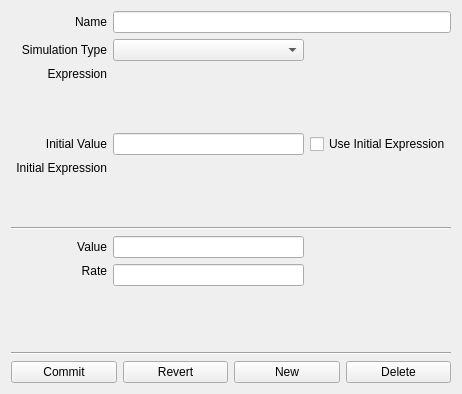
<ui version="4.0" >
<comment> Begin CVS Header </comment>
<comment>   $Source: /fs/turing/cvs/copasi_dev/copasi/UI/CQModelValue.ui,v $ </comment>
<comment>   $Revision: 1.11.4.1 $ </comment>
<comment>   $Name: Build-33 $ </comment>
<comment>   $Author: shoops $ </comment>
<comment>   $Date: 2011/01/26 13:15:47 $ </comment>
<comment> End CVS Header </comment>

<comment> Copyright (C) 2010 by Pedro Mendes, Virginia Tech Intellectual </comment>
<comment> Properties, Inc., University of Heidelberg, and The University </comment>
<comment> of Manchester. </comment>
<comment> All rights reserved. </comment>

<comment> Copyright (C) 2008 by Pedro Mendes, Virginia Tech Intellectual </comment>
<comment> Properties, Inc., EML Research, gGmbH, University of Heidelberg, </comment>
<comment> and The University of Manchester. </comment>
<comment> All rights reserved. </comment>

 <comment> All rights reserved. </comment>
 <class>CQModelValue</class>
 <widget class="CopasiWidget" name="CQModelValue" >
  <property name="geometry" >
   <rect>
    <x>0</x>
    <y>0</y>
    <width>462</width>
    <height>394</height>
   </rect>
  </property>
  <property name="sizePolicy" >
   <sizepolicy vsizetype="Preferred" hsizetype="Preferred" >
    <horstretch>0</horstretch>
    <verstretch>0</verstretch>
   </sizepolicy>
  </property>
  <property name="caption" stdset="0" >
   <string>Global Quantity</string>
  </property>
  <layout class="QVBoxLayout" name="verticalLayout" >
   <item>
    <layout class="QGridLayout" name="gridLayout" >
     <item row="0" column="0" >
      <widget class="QLabel" name="mpLblName" >
       <property name="sizePolicy" >
        <sizepolicy vsizetype="Minimum" hsizetype="Preferred" >
         <horstretch>0</horstretch>
         <verstretch>0</verstretch>
        </sizepolicy>
       </property>
       <property name="text" >
        <string>Name</string>
       </property>
       <property name="alignment" >
        <set>Qt::AlignRight|Qt::AlignTrailing|Qt::AlignVCenter</set>
       </property>
       <property name="wordWrap" >
        <bool>false</bool>
       </property>
      </widget>
     </item>
     <item row="1" column="0" >
      <widget class="QLabel" name="mpLblType" >
       <property name="sizePolicy" >
        <sizepolicy vsizetype="Minimum" hsizetype="Preferred" >
         <horstretch>0</horstretch>
         <verstretch>0</verstretch>
        </sizepolicy>
       </property>
       <property name="text" >
        <string>Simulation Type</string>
       </property>
       <property name="alignment" >
        <set>Qt::AlignRight|Qt::AlignTrailing|Qt::AlignVCenter</set>
       </property>
       <property name="wordWrap" >
        <bool>false</bool>
       </property>
      </widget>
     </item>
     <item row="1" column="1" colspan="2" >
      <widget class="QComboBox" name="mpComboBoxType" >
       <property name="sizePolicy" >
        <sizepolicy vsizetype="Fixed" hsizetype="MinimumExpanding" >
         <horstretch>0</horstretch>
         <verstretch>0</verstretch>
        </sizepolicy>
       </property>
      </widget>
     </item>
     <item row="2" column="0" >
      <widget class="QLabel" name="mpLblExpression" >
       <property name="sizePolicy" >
        <sizepolicy vsizetype="Minimum" hsizetype="Preferred" >
         <horstretch>0</horstretch>
         <verstretch>0</verstretch>
        </sizepolicy>
       </property>
       <property name="text" >
        <string>Expression</string>
       </property>
       <property name="alignment" >
        <set>Qt::AlignRight|Qt::AlignTop|Qt::AlignTrailing</set>
       </property>
       <property name="wordWrap" >
        <bool>false</bool>
       </property>
      </widget>
     </item>
     <item row="3" column="0" >
      <widget class="QLabel" name="mpLblInitialValue" >
       <property name="sizePolicy" >
        <sizepolicy vsizetype="Preferred" hsizetype="Preferred" >
         <horstretch>0</horstretch>
         <verstretch>0</verstretch>
        </sizepolicy>
       </property>
       <property name="text" >
        <string>Initial Value</string>
       </property>
       <property name="alignment" >
        <set>Qt::AlignRight|Qt::AlignTrailing|Qt::AlignVCenter</set>
       </property>
       <property name="wordWrap" >
        <bool>false</bool>
       </property>
      </widget>
     </item>
     <item row="3" column="3" >
      <widget class="QCheckBox" name="mpBoxUseInitialExpression" >
       <property name="text" >
        <string>Use Initial Expression</string>
       </property>
      </widget>
     </item>
     <item row="4" column="0" >
      <widget class="QLabel" name="mpLblInitialExpression" >
       <property name="sizePolicy" >
        <sizepolicy vsizetype="Minimum" hsizetype="Preferred" >
         <horstretch>0</horstretch>
         <verstretch>0</verstretch>
        </sizepolicy>
       </property>
       <property name="text" >
        <string>Initial Expression</string>
       </property>
       <property name="alignment" >
        <set>Qt::AlignRight|Qt::AlignTop|Qt::AlignTrailing</set>
       </property>
       <property name="wordWrap" >
        <bool>false</bool>
       </property>
      </widget>
     </item>
     <item row="5" column="0" colspan="4" >
      <widget class="Line" name="mpLine1" >
       <property name="frameShape" >
        <enum>QFrame::HLine</enum>
       </property>
       <property name="frameShadow" >
        <enum>QFrame::Sunken</enum>
       </property>
      </widget>
     </item>
     <item row="6" column="0" >
      <widget class="QLabel" name="mpLblValue" >
       <property name="sizePolicy" >
        <sizepolicy vsizetype="Minimum" hsizetype="Preferred" >
         <horstretch>0</horstretch>
         <verstretch>0</verstretch>
        </sizepolicy>
       </property>
       <property name="text" >
        <string>Value</string>
       </property>
       <property name="alignment" >
        <set>Qt::AlignRight|Qt::AlignTrailing|Qt::AlignVCenter</set>
       </property>
       <property name="wordWrap" >
        <bool>false</bool>
       </property>
      </widget>
     </item>
     <item row="7" column="0" >
      <widget class="QLabel" name="mpLblRate" >
       <property name="sizePolicy" >
        <sizepolicy vsizetype="Minimum" hsizetype="Preferred" >
         <horstretch>0</horstretch>
         <verstretch>0</verstretch>
        </sizepolicy>
       </property>
       <property name="text" >
        <string>Rate</string>
       </property>
       <property name="alignment" >
        <set>Qt::AlignRight|Qt::AlignTop|Qt::AlignTrailing</set>
       </property>
       <property name="wordWrap" >
        <bool>false</bool>
       </property>
      </widget>
     </item>
     <item row="9" column="0" colspan="4" >
      <widget class="Line" name="mpLine2" >
       <property name="frameShape" >
        <enum>QFrame::HLine</enum>
       </property>
       <property name="frameShadow" >
        <enum>QFrame::Sunken</enum>
       </property>
      </widget>
     </item>
     <item row="0" column="1" colspan="3" >
      <widget class="QLineEdit" name="mpEditName" >
       <property name="sizePolicy" >
        <sizepolicy vsizetype="Fixed" hsizetype="MinimumExpanding" >
         <horstretch>0</horstretch>
         <verstretch>0</verstretch>
        </sizepolicy>
       </property>
      </widget>
     </item>
     <item row="2" column="1" colspan="3" >
      <widget class="CQExpressionMmlStackedWidget" name="mpExpressionEMW" >
       <property name="minimumSize" >
        <size>
         <width>310</width>
         <height>60</height>
        </size>
       </property>
       <widget class="QWidget" name="page" />
       <widget class="QWidget" name="page_2" />
      </widget>
     </item>
     <item row="4" column="1" colspan="3" >
      <widget class="CQExpressionMmlStackedWidget" name="mpInitialExpressionEMW" >
       <property name="minimumSize" >
        <size>
         <width>310</width>
         <height>60</height>
        </size>
       </property>
       <widget class="QWidget" name="page_3" />
       <widget class="QWidget" name="page_4" />
      </widget>
     </item>
     <item row="3" column="1" colspan="2" >
      <widget class="QLineEdit" name="mpEditInitialValue" >
       <property name="sizePolicy" >
        <sizepolicy vsizetype="Preferred" hsizetype="MinimumExpanding" >
         <horstretch>0</horstretch>
         <verstretch>0</verstretch>
        </sizepolicy>
       </property>
      </widget>
     </item>
     <item row="7" column="1" colspan="2" >
      <widget class="QLineEdit" name="mpEditRate" >
       <property name="sizePolicy" >
        <sizepolicy vsizetype="Preferred" hsizetype="MinimumExpanding" >
         <horstretch>0</horstretch>
         <verstretch>0</verstretch>
        </sizepolicy>
       </property>
       <property name="readOnly" >
        <bool>true</bool>
       </property>
      </widget>
     </item>
     <item row="6" column="1" colspan="2" >
      <widget class="QLineEdit" name="mpEditCurrentValue" >
       <property name="sizePolicy" >
        <sizepolicy vsizetype="Preferred" hsizetype="MinimumExpanding" >
         <horstretch>0</horstretch>
         <verstretch>0</verstretch>
        </sizepolicy>
       </property>
       <property name="readOnly" >
        <bool>true</bool>
       </property>
      </widget>
     </item>
     <item row="8" column="1" colspan="2" >
      <spacer name="mpSpacer" >
       <property name="orientation" >
        <enum>Qt::Vertical</enum>
       </property>
       <property name="sizeType" >
        <enum>QSizePolicy::Expanding</enum>
       </property>
       <property name="sizeHint" stdset="0" >
        <size>
         <width>20</width>
         <height>20</height>
        </size>
       </property>
      </spacer>
     </item>
    </layout>
   </item>
   <item>
    <layout class="QHBoxLayout" >
     <item>
      <widget class="QPushButton" name="mpBtnCommit" >
       <property name="text" >
        <string>Commit</string>
       </property>
      </widget>
     </item>
     <item>
      <widget class="QPushButton" name="mpBtnRevert" >
       <property name="text" >
        <string>Revert</string>
       </property>
      </widget>
     </item>
     <item>
      <widget class="QPushButton" name="mpBtnNew" >
       <property name="text" >
        <string>New</string>
       </property>
      </widget>
     </item>
     <item>
      <widget class="QPushButton" name="mpBtnDelete" >
       <property name="text" >
        <string>Delete</string>
       </property>
      </widget>
     </item>
    </layout>
   </item>
  </layout>
 </widget>
 <layoutdefault spacing="6" margin="11" />
 <customwidgets>
  <customwidget>
   <class>CopasiWidget</class>
   <extends>QWidget</extends>
   <header>copasi/UI/copasiWidget.h</header>
   <container>1</container>
  </customwidget>
  <customwidget>
   <class>CQExpressionMmlStackedWidget</class>
   <extends>QStackedWidget</extends>
   <header>CQExpressionMmlStackedWidget.h</header>
   <container>1</container>
  </customwidget>
 </customwidgets>
 <tabstops>
  <tabstop>mpComboBoxType</tabstop>
  <tabstop>mpBoxUseInitialExpression</tabstop>
  <tabstop>mpBtnCommit</tabstop>
  <tabstop>mpBtnRevert</tabstop>
  <tabstop>mpBtnNew</tabstop>
  <tabstop>mpBtnDelete</tabstop>
 </tabstops>
 <includes>
  <include location="global" >string</include>
  <include location="local" >copasi/UI/copasiWidget.h</include>
  <include location="local" >CQExpressionMmlWidget.h</include>
  <include location="local" >CQExpressionMmlWidget.h</include>
 </includes>
 <resources/>
 <connections>
  <connection>
   <sender>mpBtnCommit</sender>
   <signal>clicked()</signal>
   <receiver>CQModelValue</receiver>
   <slot>slotBtnCommit()</slot>
   <hints>
    <hint type="sourcelabel" >
     <x>20</x>
     <y>20</y>
    </hint>
    <hint type="destinationlabel" >
     <x>20</x>
     <y>20</y>
    </hint>
   </hints>
  </connection>
  <connection>
   <sender>mpBtnDelete</sender>
   <signal>clicked()</signal>
   <receiver>CQModelValue</receiver>
   <slot>slotBtnDelete()</slot>
   <hints>
    <hint type="sourcelabel" >
     <x>20</x>
     <y>20</y>
    </hint>
    <hint type="destinationlabel" >
     <x>20</x>
     <y>20</y>
    </hint>
   </hints>
  </connection>
  <connection>
   <sender>mpBtnNew</sender>
   <signal>clicked()</signal>
   <receiver>CQModelValue</receiver>
   <slot>slotBtnNew()</slot>
   <hints>
    <hint type="sourcelabel" >
     <x>20</x>
     <y>20</y>
    </hint>
    <hint type="destinationlabel" >
     <x>20</x>
     <y>20</y>
    </hint>
   </hints>
  </connection>
  <connection>
   <sender>mpBtnRevert</sender>
   <signal>clicked()</signal>
   <receiver>CQModelValue</receiver>
   <slot>slotBtnRevert()</slot>
   <hints>
    <hint type="sourcelabel" >
     <x>20</x>
     <y>20</y>
    </hint>
    <hint type="destinationlabel" >
     <x>20</x>
     <y>20</y>
    </hint>
   </hints>
  </connection>
  <connection>
   <sender>mpComboBoxType</sender>
   <signal>activated(int)</signal>
   <receiver>CQModelValue</receiver>
   <slot>slotTypeChanged(int)</slot>
   <hints>
    <hint type="sourcelabel" >
     <x>20</x>
     <y>20</y>
    </hint>
    <hint type="destinationlabel" >
     <x>20</x>
     <y>20</y>
    </hint>
   </hints>
  </connection>
  <connection>
   <sender>mpBoxUseInitialExpression</sender>
   <signal>toggled(bool)</signal>
   <receiver>CQModelValue</receiver>
   <slot>slotInitialTypeChanged(bool)</slot>
   <hints>
    <hint type="sourcelabel" >
     <x>20</x>
     <y>20</y>
    </hint>
    <hint type="destinationlabel" >
     <x>20</x>
     <y>20</y>
    </hint>
   </hints>
  </connection>
  <connection>
   <sender>mpEditName</sender>
   <signal>lostFocus()</signal>
   <receiver>CQModelValue</receiver>
   <slot>slotNameLostFocus()</slot>
   <hints>
    <hint type="sourcelabel" >
     <x>20</x>
     <y>20</y>
    </hint>
    <hint type="destinationlabel" >
     <x>20</x>
     <y>20</y>
    </hint>
   </hints>
  </connection>
 </connections>
</ui>
